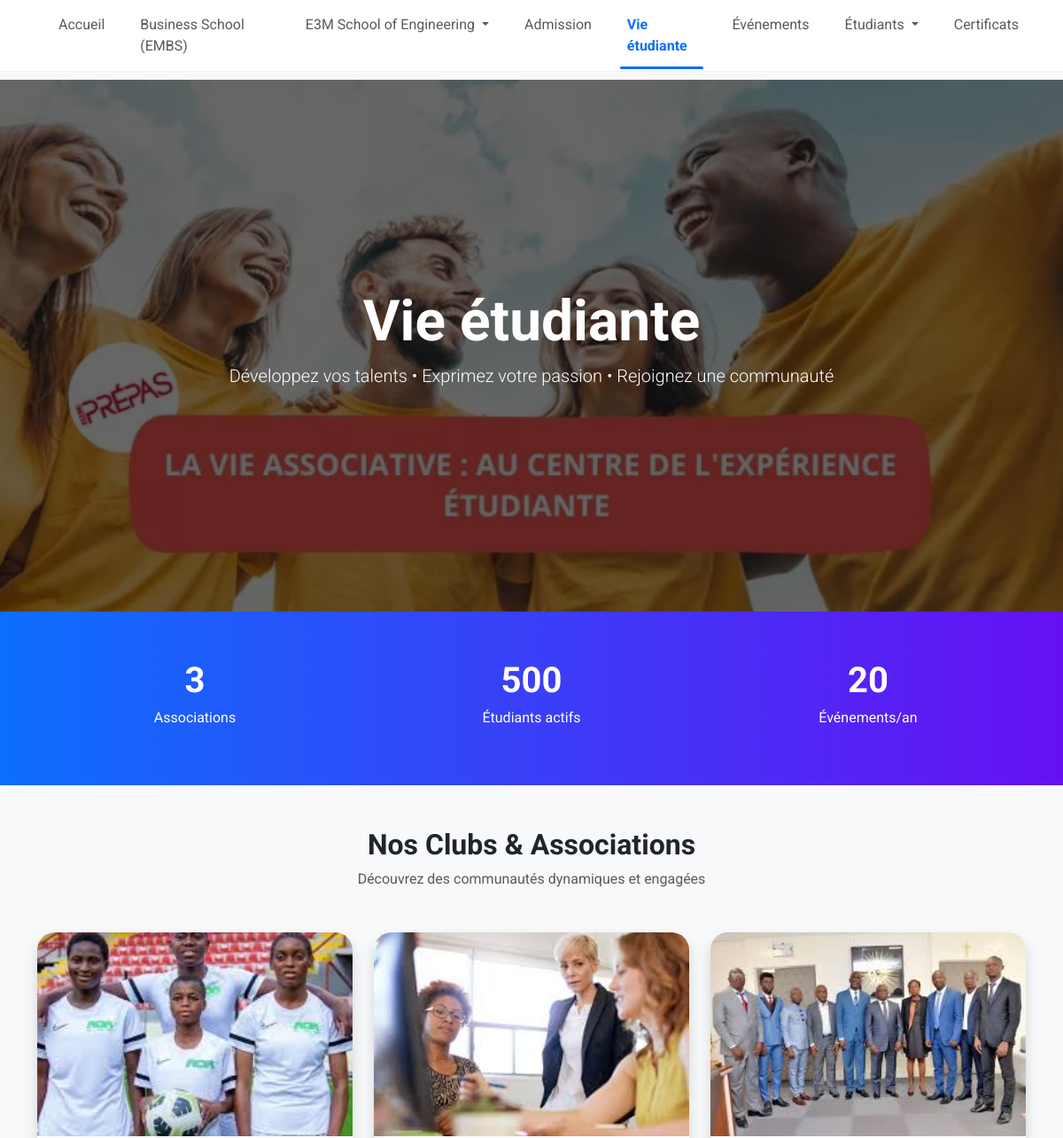
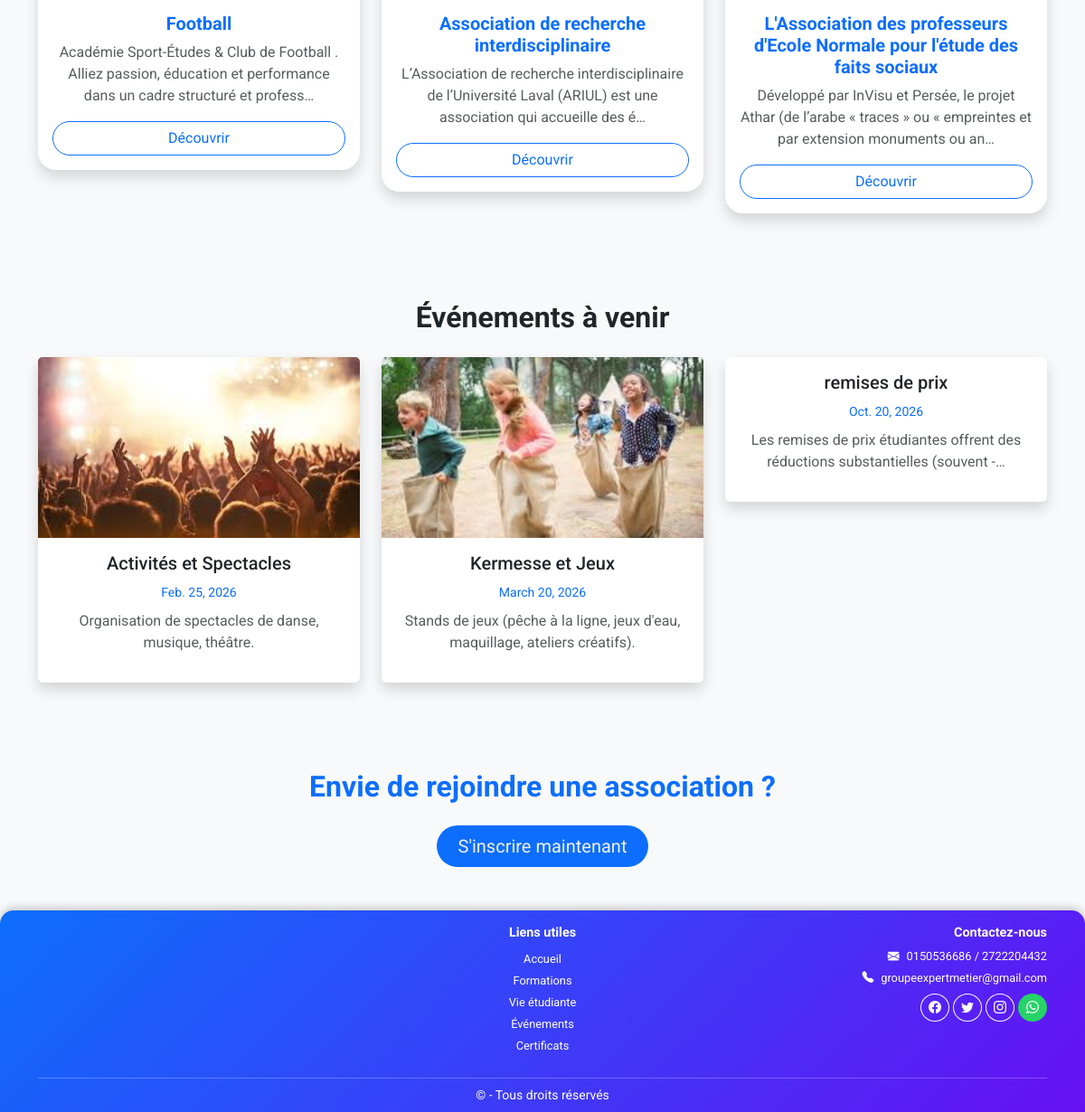
The app's page /vie-associative/ with its own data (2 pictures, top to bottom).
### myapp/models.py (models this page shows, shortened)
class Association(models.Model):
    nom = models.CharField(max_length=200)
    description = models.TextField()
    details = models.TextField(blank=True, null=True)
    responsable = models.CharField(max_length=150)
    contact = models.CharField(max_length=150)
    image = models.ImageField(upload_to="associations/", blank=True, null=True)

class Evenement(models.Model):
    titre = models.CharField(max_length=200)
    description = models.TextField(blank=True, null=True)
    date_event = models.DateField()
    image = models.ImageField(upload_to="evenements/", blank=True, null=True)
    association = models.ForeignKey(
        Association,
        on_delete=models.CASCADE,
        related_name="evenements"
    )

### myapp/views.py (the view)
# urls.py: path("vie-associative/", views.vie_associative, name="vie_associative"),
def vie_associative(request):
    associations = Association.objects.all()
    evenements = Evenement.objects.order_by('date_event')[:6]
    context = {
        'associations': associations,
        'evenements': evenements,
    }
    return render(request, 'vie_associative.html', context)

### myapp/templates/vie_associative.html (shortened to what this page needs)
{% extends 'base.html' %}
{% load static %}
{% block content %}
<link href="https://unpkg.com/aos@2.3.4/dist/aos.css" rel="stylesheet">
<section class="hero">
  <div>
    <h1 class="display-3 fw-bold" data-aos="fade-up">
      Vie étudiante
    </h1>
    <p class="lead" data-aos="fade-up" data-aos-delay="200">
      Développez vos talents • Exprimez votre passion • Rejoignez une communauté
    </p>
  </div>
</section>
<section class="stats text-center py-5">
  <div class="container">
    <div class="row">
      <div class="col-md-4">
        <div class="stat-number" id="countAssociations">
          {{ associations|length }}
        </div>
        <p>Associations</p>
      </div>
      <div class="col-md-4">
        <div class="stat-number" id="countStudents">
          500
        </div>
        <p>Étudiants actifs</p>
      </div>
      <div class="col-md-4">
        <div class="stat-number" id="countEvents">
          20
        </div>
        <p>Événements/an</p>
      </div>
    </div>
  </div>
</section>
<section class="container py-5">
  <div class="text-center mb-5">
    <h2 class="fw-bold">Nos Clubs & Associations</h2>
    <p class="text-muted">Découvrez des communautés dynamiques et engagées</p>
  </div>
  <div class="row g-4">
    {% for association in associations %}
    <div class="col-md-4" data-aos="zoom-in">
      <div class="card association-card shadow">
        {% if association.image %}
        <img src="{{ association.image.url }}" class="w-100">
        {% else %}
        <img src="{% static 'images/club.jpg' %}" class="w-100">
        {% endif %}
        <div class="card-body text-center d-flex flex-column">
          <h5 class="fw-bold text-primary">
            {{ association.nom }}
          </h5>
          <p class="text-muted">
            {{ association.description|truncatechars:120 }}
          </p>
          <button class="btn btn-outline-primary rounded-pill mt-auto" data-bs-toggle="modal"
            data-bs-target="#modal{{ forloop.counter }}">
            Découvrir
          </button>
        </div>
      </div>
    </div>
    {% endfor %}
  </div>
</section>
<section class="bg-light py-5">
  <div class="container text-center">
    <h2 class="fw-bold mb-4">Événements à venir</h2>
    <div class="row g-4">
      {% for event in evenements %}
      <div class="col-md-4">
        <div class="card shadow border-0">
          {% if event.image %}
          <img src="{{ event.image.url }}" class="card-img-top" style="height:200px;object-fit:cover;">
          {% endif %}
          <div class="card-body">
            <h5>{{ event.titre }}</h5>
            <small class="text-primary">
              {{ event.date_event }}
            </small>
            <p class="mt-2 text-muted">
              {{ event.description|truncatechars:80 }}
            </p>
          </div>
        </div>
      </div>
      {% empty %}
      <p>Aucun événement disponible</p>
      {% endfor %}
    </div>
  </div>
</section>
<section class="cta-section text-center py-5" style="background: transparent;">
  <h2 class="fw-bold" style="color: #0d6efd;">
    Envie de rejoindre une association ?
  </h2>
  <a href="{% url 'preinscription' %}"
     class="btn btn-lg rounded-pill mt-3 px-4"
     style="background-color: #0d6efd; color: #f0f0f0; border: none;">
    S'inscrire maintenant
  </a>
</section>
{% endblock %}

### myapp/templates/base.html (style rules this page uses)
body { background-color: #f8f9fa; font-family: 'Roboto', sans-serif; scroll-behavior: smooth; padding-top: 90px; }

### records on screen
Association: image (picture), nom "Football", description "Académie Sport-Études & Club de Football . Alliez passion, éducation et performance dans un cadre structuré et profess…"
Association: image (picture), nom "Association de recherche interdisciplinaire", description "L’Association de recherche interdisciplinaire de l’Université Laval (ARIUL) est une association qui accueille des é…"
Association: image (picture), nom "L'Association des professeurs d'Ecole Normale pour l'étude des faits sociaux", description "Développé par InVisu et Persée, le projet Athar (de l’arabe « traces » ou « empreintes et par extension monuments ou an…"
Evenement: image (picture), titre "Activités et Spectacles", date_event "Feb. 25, 2026", description "Organisation de spectacles de danse, musique, théâtre."
Evenement: image (picture), titre "Kermesse et Jeux", date_event "March 20, 2026", description "Stands de jeux (pêche à la ligne, jeux d'eau, maquillage, ateliers créatifs)."
Evenement: titre "remises de prix", date_event "Oct. 20, 2026", description "Les remises de prix étudiantes offrent des réductions substantielles (souvent -…"

### other values on screen
{{ associations|length }} "3"
